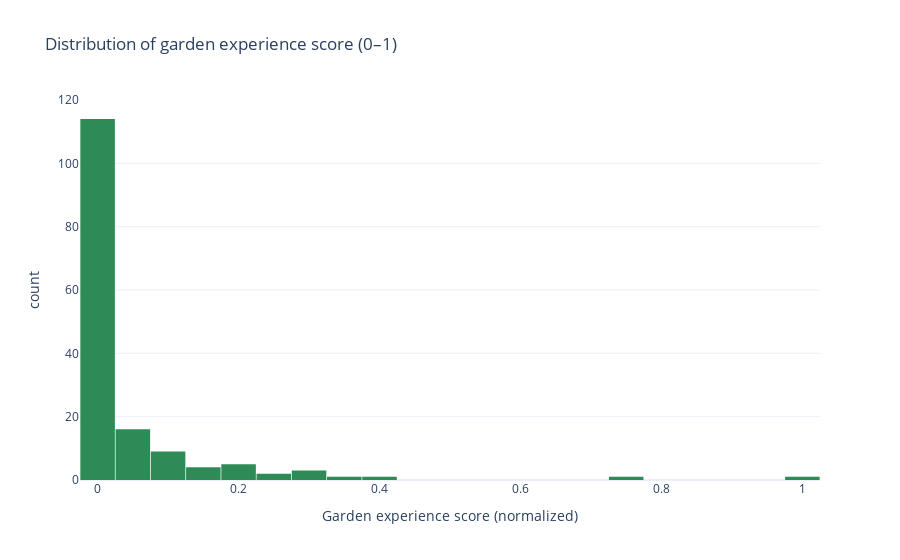

The cell this chart's notebook holds for it:
### Markdown cell above
## Experience distribution (score + bins)

### Code cell
fig_hist = px.histogram(df, x="garden_experience_score", nbins=30, title="Distribution of garden experience score (0–1)", labels={"garden_experience_score": "Garden experience score (normalized)"}, color_discrete_sequence=["seagreen"])
fig_hist.update_layout(bargap=0.02, showlegend=False)
fig_hist.show()

# Save
fig_hist.write_html(images_path / "experience_score_hist.html")
fig_hist.write_image(images_path / "experience_score_hist.png", width=800, height=500, scale=3)
print("Saved experience_score_hist.html and .png")

### Figure 1 — Plotly figure (JSON) as saved in the notebook; plotly's stock layout.template omitted (floating-point values rounded to 4 significant figures; data arrays with more than 128 entries replaced by an {"elided": "..."} marker saying what was removed)
{"data": [{"bingroup": "x", "hovertemplate": "Garden experience score (normalized)=%{x}<br>count=%{y}<extra></extra>", "legendgroup": "", "marker": {"color": "seagreen", "pattern": {"shape": ""}}, "name": "", "nbinsx": 30, "orientation": "v", "showlegend": false, "type": "histogram", "x": {"elided": "157 float values"}, "xaxis": "x", "yaxis": "y"}], "layout": {"bargap": 0.02, "barmode": "relative", "legend": {"tracegroupgap": 0}, "showlegend": false, "title": {"text": "Distribution of garden experience score (0–1)"}, "xaxis": {"anchor": "y", "domain": [0, 1], "title": {"text": "Garden experience score (normalized)"}}, "yaxis": {"anchor": "x", "domain": [0, 1], "title": {"text": "count"}}}}
